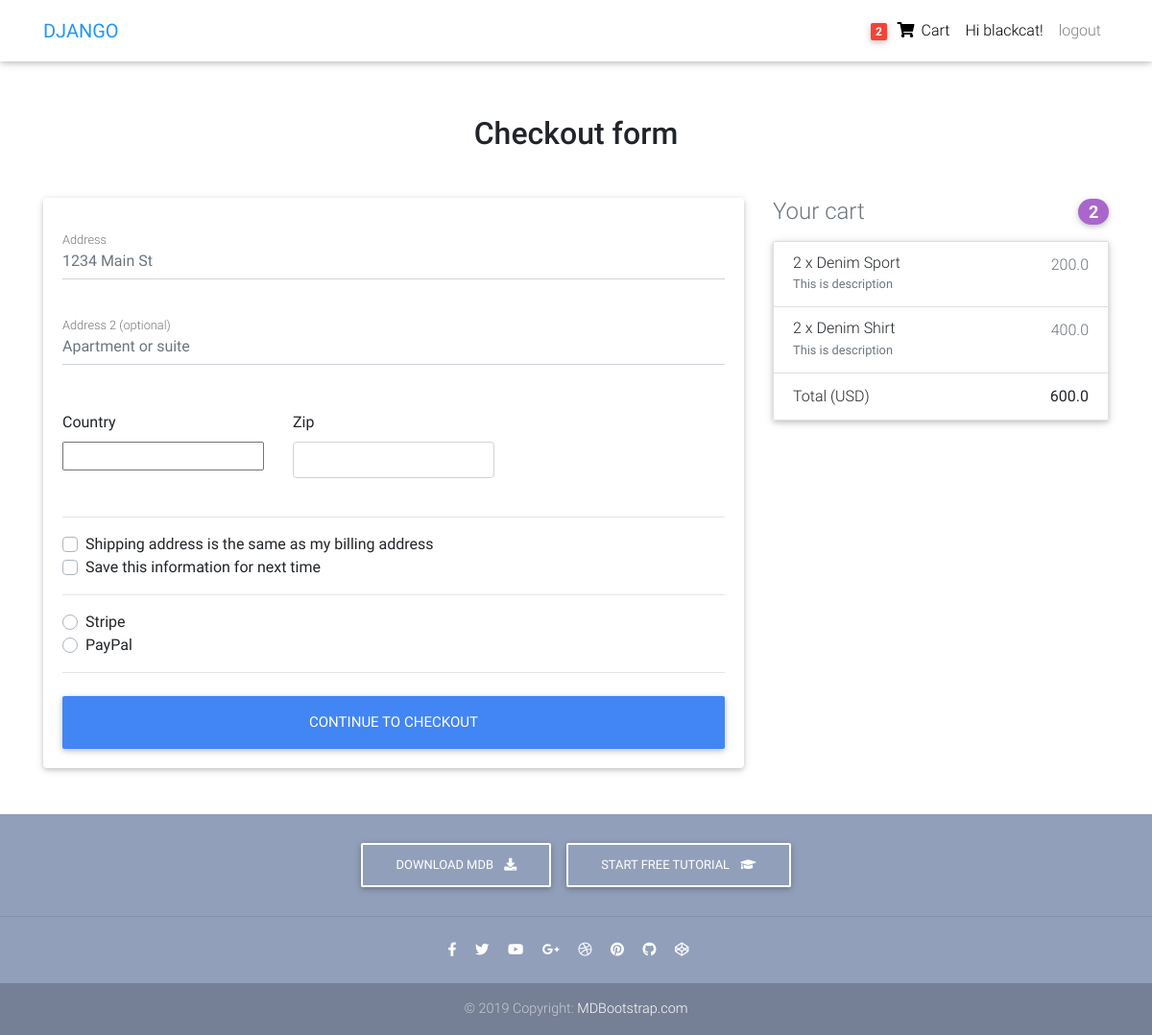
/checkout/ (signed in), run on an earlier commit of the app's database.
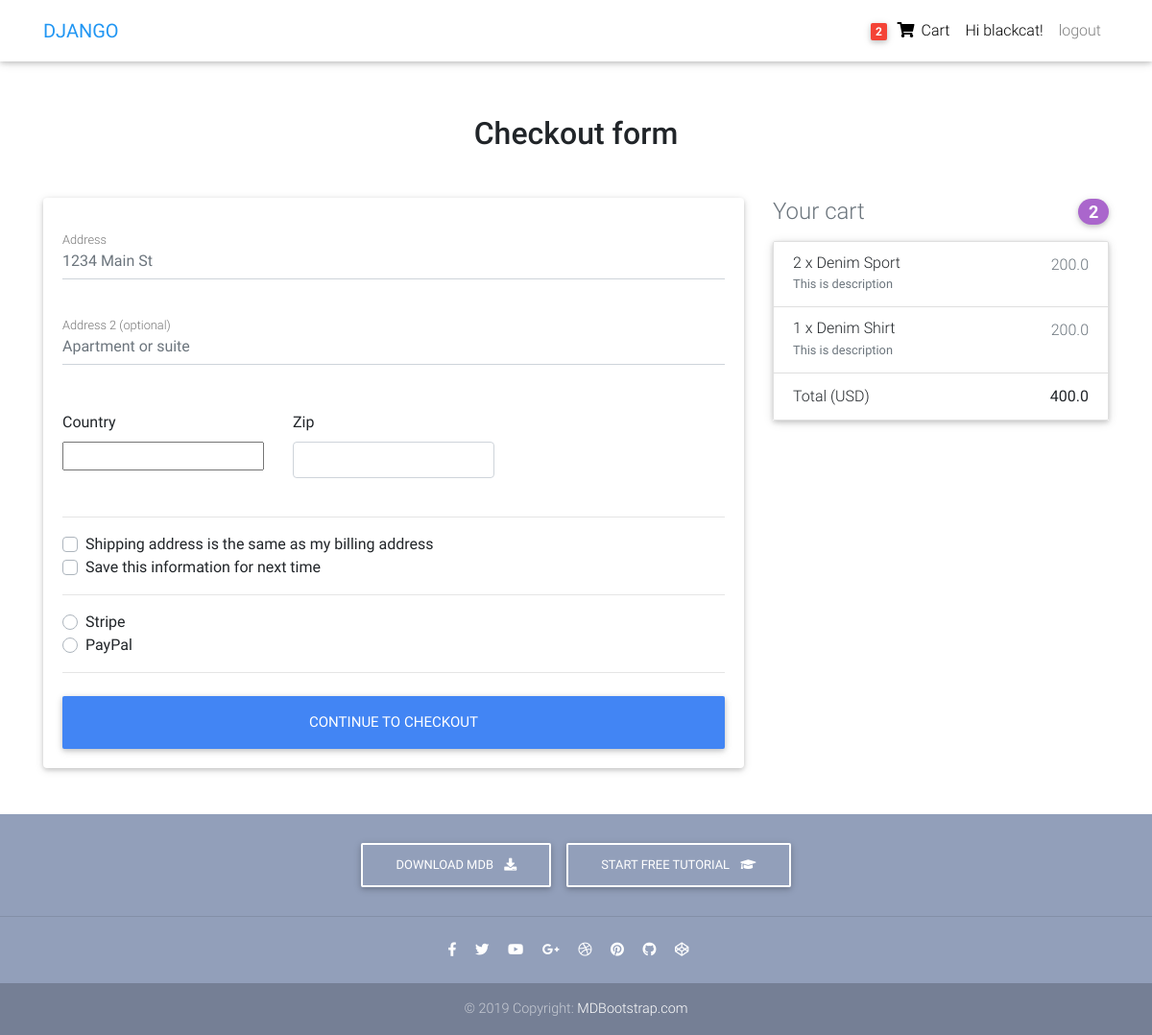
And on a later commit of the database.
### core/models.py (models this page shows, shortened)
class OrderItem(models.Model):
    user = models.ForeignKey(settings.AUTH_USER_MODEL,
                             on_delete=models.CASCADE)
    ordered = models.BooleanField(default=False)
    item = models.ForeignKey(Item, on_delete=models.CASCADE)
    quantity = models.IntegerField(default=1)
    def get_total_item_price(self):
        return self.quantity * self.item.price
    def get_discount_item_price(self):
        return self.quantity * self.item.discount_price
    def get_final_price(self):
        if self.item.discount_price:
            return self.get_discount_item_price()
        return self.get_total_item_price()

class Item(models.Model):
    item_name = models.CharField(max_length=100)
    price = models.FloatField()
    discount_price = models.FloatField(blank=True, null=True)
    category = models.CharField(choices=CATEGORY, max_length=2)
    label = models.CharField(choices=LABEL, max_length=2)
    description = models.TextField()

class Order(models.Model):
    user = models.ForeignKey(settings.AUTH_USER_MODEL, on_delete=models.CASCADE)
    items = models.ManyToManyField(OrderItem)
    start_date = models.DateTimeField(auto_now_add=True)
    ordered_date = models.DateTimeField()
    ordered = models.BooleanField(default=False)
    checkout_address = models.ForeignKey(
        'CheckoutAddress', on_delete=models.SET_NULL, blank=True, null=True)
    payment = models.ForeignKey(
        'Payment', on_delete=models.SET_NULL, blank=True, null=True)
    def get_total_price(self):
        total = 0
        for order_item in self.items.all():
            total += order_item.get_final_price()
        return total

### core/views.py (the view, shortened to what this page needs)
# urls.py: path('checkout/', CheckoutView.as_view(), name='checkout'),
class CheckoutView(View):
    def get(self, *args, **kwargs):
        form = CheckoutForm()
        order = Order.objects.get(user=self.request.user, ordered=False)
        context = {
            'form': form,
            'order': order
        }
        return render(self.request, 'checkout.html', context)

### core/forms.py
class CheckoutForm(forms.Form):
    street_address = forms.CharField(widget=forms.TextInput(attrs={
        'class': 'form-control',
        'placeholder': '1234 Main St'
    }))
    apartment_address = forms.CharField(required=False, widget=forms.TextInput(attrs={
        'class': 'form-control',
        'placeholder': 'Apartment or suite'
    }))
    country = CountryField(blank_label='(select country)').formfield(widget=CountrySelectWidget(attrs={
        'class': 'custom-select d-block w-100'
    }))
    zip = forms.CharField(widget=forms.TextInput(attrs={
        'class': 'form-control'
    }))
    same_billing_address = forms.BooleanField(required=False)
    save_info = forms.BooleanField(required=False)
    payment_option = forms.ChoiceField(
        widget=forms.RadioSelect, choices=PAYMENT)

### core/templatetags/cart_template_tags.py (called while the page is built)
@register.filter
def cart_item_count(user):
    if user.is_authenticated:
        qs = Order.objects.filter(user=user, ordered=False)
        if qs.exists():
            return qs[0].items.count()
    return 0

### templates/checkout.html (shortened to what this page needs)
{% extends 'base.html' %}
{% block content %}
<main >
    <div class="container wow fadeIn">
      <h2 class="my-5 h2 text-center">Checkout form</h2>
      <div class="row">
        <div class="col-md-8 mb-4">
          <div class="card">
            <form method="POST" class="card-body">
              <div class="md-form mb-5">
                {{ form.street_address }}
                <label for="address" class="">Address</label>
              </div>
              <div class="md-form mb-5">
                {{ form.apartment_address }}
                <label for="address-2" class="">Address 2 (optional)</label>
              </div>
              <div class="row">
                <div class="col-lg-4 col-md-12 mb-4">
                  <label for="country">Country</label>
                  {{ form.country }}
                </div>
                <div class="col-lg-4 col-md-6 mb-4">
                  <label for="zip">Zip</label>
                  {{ form.zip }}
                </div>
              </div>
              <hr>
              <div class="custom-control custom-checkbox">
                <label class="custom-control-label" for="same-address">Shipping address is the same as my billing address</label>
              </div>
              <div class="custom-control custom-checkbox">
                <label class="custom-control-label" for="save-info">Save this information for next time</label>
              </div>
              <hr>
              <div class="d-block my-3">
                {% for value, name in form.fields.payment_option.choices %}
                <div class="custom-control custom-radio">
                  <label class="custom-control-label" for="{{ name }}">{{ name }}</label>
                </div>
                {% endfor %}
              </div>
              <hr class="mb-4">
              <button class="btn btn-primary btn-lg btn-block" type="submit">Continue to checkout</button>
            </form>
          </div>
        </div>
        <div class="col-md-4 mb-4">
          <h4 class="d-flex justify-content-between align-items-center mb-3">
            <span class="text-muted">Your cart</span>
            <span class="badge badge-secondary badge-pill">{{ order.items.count }}</span>
          </h4>
          <ul class="list-group mb-3 z-depth-1">
            {% for order_item in order.items.all %}
            <li class="list-group-item d-flex justify-content-between lh-condensed">
              <div>
                <h6 class="my-0">{{ order_item.quantity }} x {{ order_item.item.item_name }}</h6>
                <small class="text-muted">{{ order_item.item.description }}</small>
              </div>
              <span class="text-muted">{{ order_item.get_final_price }}</span>
            </li>
            {% endfor %}
            <li class="list-group-item d-flex justify-content-between">
              <span>Total (USD)</span>
              <strong>{{ order.get_total_price }}</strong>
            </li>
          </ul>
        </div>
      </div>
    </div>
  </main>
{% endblock content %}

What changed in the data, as far as the page shows it:
changed Order: get_total_price "600.0" → "400.0"
changed OrderItem "Denim Shirt": quantity "2" → "1"; get_final_price "400.0" → "200.0"
